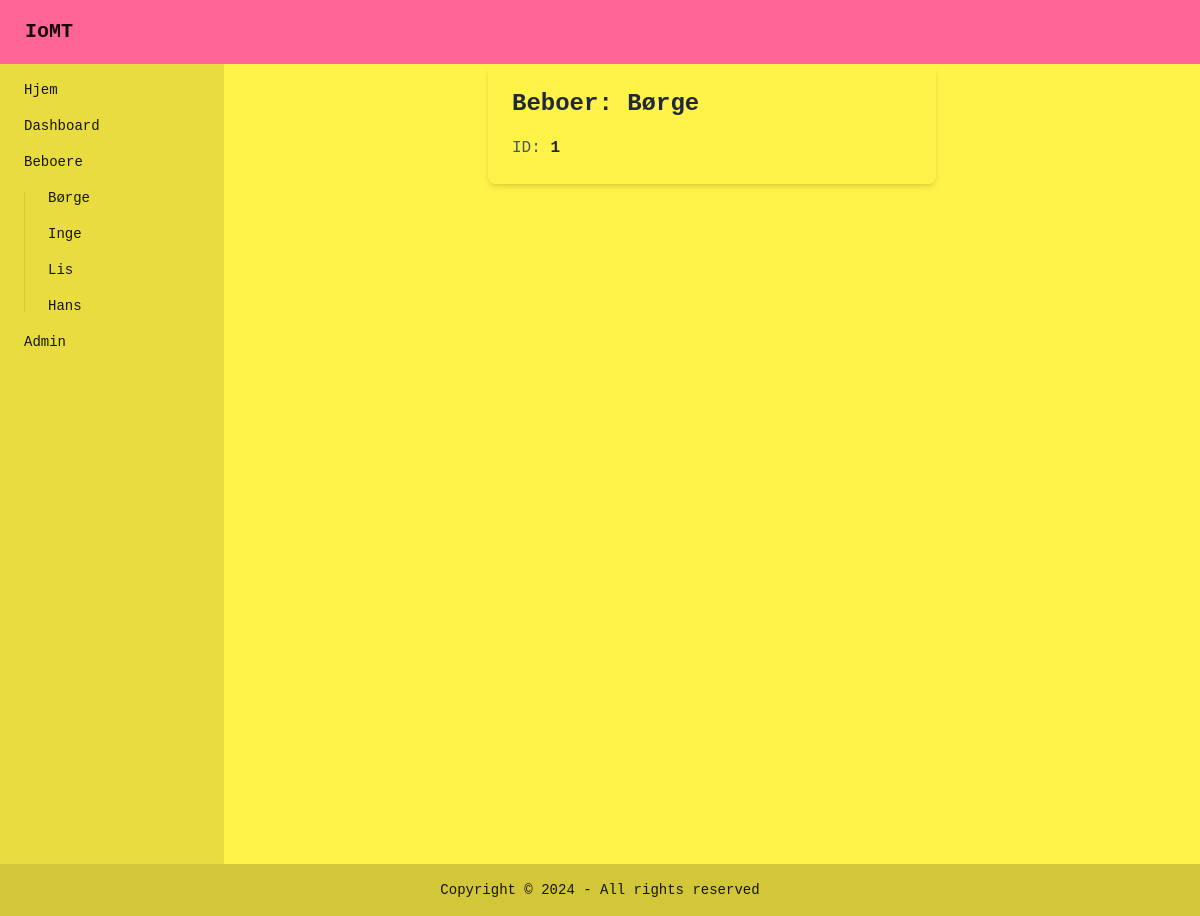
/resident/1, run on an earlier commit of the app's database.
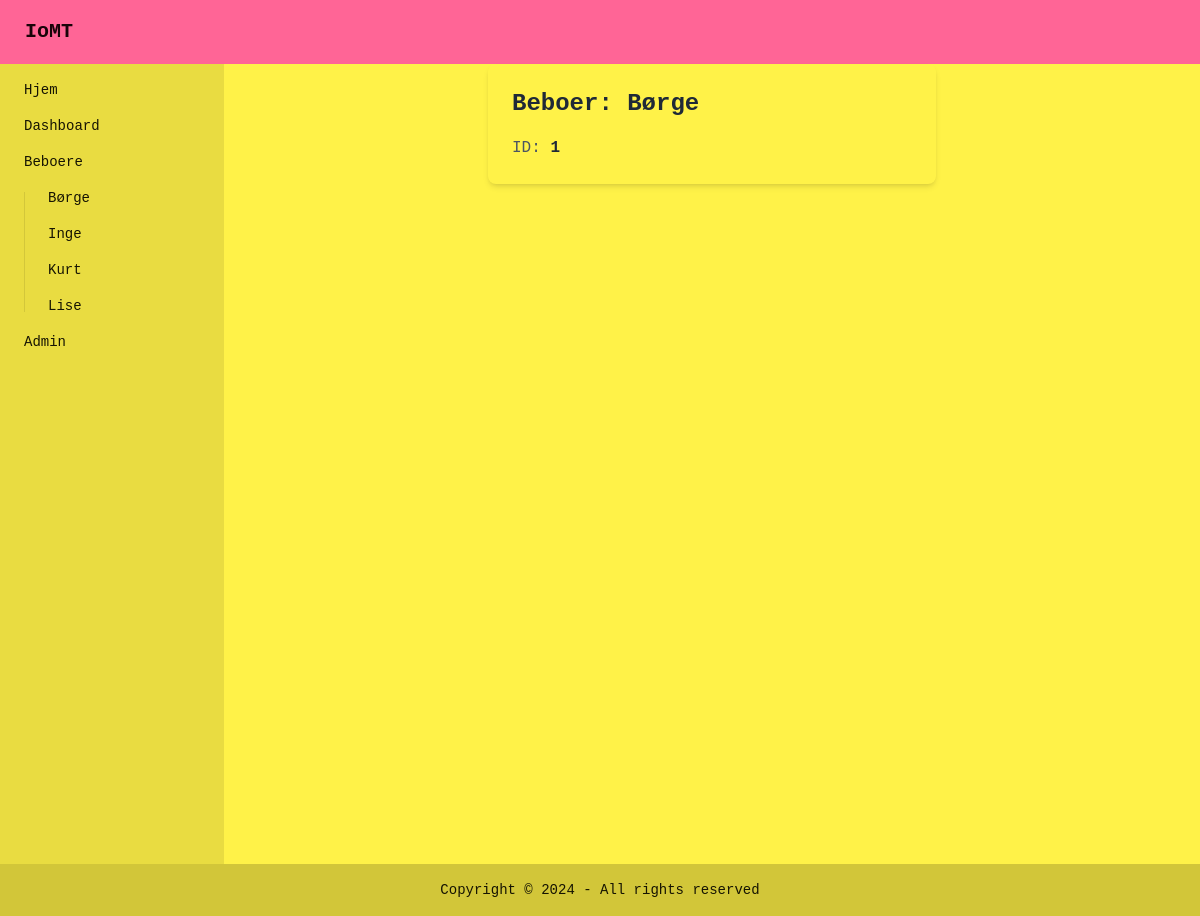
And on a later commit of the database.
### app.py (models this page shows)
class Residents(db.Model):
    id = db.Column(db.Integer, primary_key=True)
    username = db.Column(db.String(150), unique=True, nullable=False)

### app.py (the view)
@app.route('/resident/<int:user_id>')
def resident_profile(user_id):
    resident = Residents.query.get_or_404(user_id)  # Fetch the user or return a 404 if not found
    residents = Residents.query.all()
    return render_template('resident_profile.html', resident=resident, residents = residents)

### templates/resident_profile.html
{% extends 'base.html' %}
{% block content %}
<div class="shadow-md rounded-lg p-6 max-w-md mx-auto">
    <h1 class="text-2xl font-bold text-gray-800 mb-4">Beboer: {{ resident.username }}</h1>
    <p class="text-gray-600">ID: <span class="font-semibold text-gray-800">{{ resident.id }}</span></p>
</div>
{% endblock %}

### templates/base.html (shortened to what this page needs)
<html lang="en" data-theme="cyberpunk">
<head>
    <link href="{{url_for('static',filename='css/main.css')}}" rel="stylesheet">
</head>
<body>
    <div class="navbar bg-primary text-primary-content">
        <a href="/"><button class="btn btn-ghost text-xl">IoMT</button></a>
    </div>
    <div id="sidebar" class="flex h-screen">
        <div>
            <ul class="menu bg-base-200 rounded-box w-56 h-full">
                <li><a href="/">Hjem</a></li>
                <li><a href="/dashboard">Dashboard</a></li>
                <li><a href="/residents">Beboere</a></li>
                <li>
                    <ul>
                        {% for resident in residents %}
                      <li><a href="{{ url_for('resident_profile', user_id=resident.id) }}">{{resident.username}}</a></li>
                      {% endfor %}
                    </ul>
                </li>
                <li><a href="/admin">Admin</a></li>
            </ul>
        </div>
        <div class="flex-1">
            {% block content %}
            {% endblock %}
        </div>
    </div>
    <footer class="footer footer-center bg-base-300 text-base-content p-4">
        <aside>
          <p>Copyright © 2024 - All rights reserved</p>
        </aside>
    </footer>
</body>
</html>

What changed in the data, as far as the page shows it:
changed Residents: username "Lis" → "Kurt"
changed Residents: username "Hans" → "Lise"
